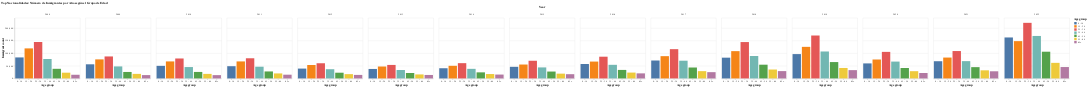

Notebook cell for this chart:
### Markdown cell above
**Distribución de Inmigrantes por Grupo de Edad según el Año**

### Code cell
# Filtrar, agrupar y sumar inmigrantes según año y grupo de edad
edad_por_año = df[(df['Age group'] != 'All') & (df['Sex'] != 'Both')].groupby(['Year', 'Age group'])['Immigrant count'].sum().reset_index()

# Graficar cantidad total de inmigrantes por grupo de edad en cada año
alt.Chart(edad_por_año, height = 250, width = 270).mark_bar()\
    .encode(
    x= alt.X('Age group:O', axis=alt.Axis(labelAngle=-360)),
    y='Immigrant count:Q',
    color='Age group:N',
    column='Year:N',
    tooltip=["Age group","Immigrant count"])\
    .properties(title="Top Nacionalidades: Número de Inmigrantes por Año según el Grupo de Edad")

### Figure 1 — Vega-Lite specification as saved in the notebook (floating-point values rounded to 4 significant figures)
{"config": {"view": {"continuousWidth": 300, "continuousHeight": 300}}, "data": {"name": "data-d207f93f591e77a039db0154d8fce111"}, "mark": {"type": "bar"}, "encoding": {"color": {"field": "Age group", "type": "nominal"}, "column": {"field": "Year", "type": "nominal"}, "tooltip": [{"field": "Age group", "type": "nominal"}, {"field": "Immigrant count", "type": "quantitative"}], "x": {"axis": {"labelAngle": -360}, "field": "Age group", "type": "ordinal"}, "y": {"field": "Immigrant count", "type": "quantitative"}}, "height": 250, "title": "Top Nacionalidades: Número de Inmigrantes por Año según el Grupo de Edad", "width": 270, "$schema": "https://vega.github.io/schema/vega-lite/v5.8.0.json", "datasets": {"data-d207f93f591e77a039db0154d8fce111": [{"Year": 2008, "Age group": "0 - 14", "Immigrant count": 83247}, {"Year": 2008, "Age group": "15 - 24", "Immigrant count": 119071}, {"Year": 2008, "Age group": "25 - 34", "Immigrant count": 144448}, {"Year": 2008, "Age group": "35 - 44", "Immigrant count": 77084}, {"Year": 2008, "Age group": "45 - 54", "Immigrant count": 38087}, {"Year": 2008, "Age group": "55 - 64", "Immigrant count": 22710}, {"Year": 2008, "Age group": "65+", "Immigrant count": 14473}, {"Year": 2009, "Age group": "0 - 14", "Immigrant count": 55943}, {"Year": 2009, "Age group": "15 - 24", "Immigrant count": 75457}, {"Year": 2009, "Age group": "25 - 34", "Immigrant count": 87115}, {"Year": 2009, "Age group": "35 - 44", "Immigrant count": 47564}, {"Year": 2009, "Age group": "45 - 54", "Immigrant count": 25579}, {"Year": 2009, "Age group": "55 - 64", "Immigrant count": 17978}, {"Year": 2009, "Age group": "65+", "Immigrant count": 13174}, {"Year": 2010, "Age group": "0 - 14", "Immigrant count": 49841}, {"Year": 2010, "Age group": "15 - 24", "Immigrant count": 67407}, {"Year": 2010, "Age group": "25 - 34", "Immigrant count": 79037}, {"Year": 2010, "Age group": "35 - 44", "Immigrant count": 45031}, {"Year": 2010, "Age group": "45 - 54", "Immigrant count": 25650}, {"Year": 2010, "Age group": "55 - 64", "Immigrant count": 17954}, {"Year": 2010, "Age group": "65+", "Immigrant count": 13012}, {"Year": 2011, "Age group": "0 - 14", "Immigrant count": 48425}, {"Year": 2011, "Age group": "15 - 24", "Immigrant count": 67397}, {"Year": 2011, "Age group": "25 - 34", "Immigrant count": 79897}, {"Year": 2011, "Age group": "35 - 44", "Immigrant count": 46468}, {"Year": 2011, "Age group": "45 - 54", "Immigrant count": 27627}, {"Year": 2011, "Age group": "55 - 64", "Immigrant count": 19761}, {"Year": 2011, "Age group": "65+", "Immigrant count": 14757}, {"Year": 2012, "Age group": "0 - 14", "Immigrant count": 38973}, {"Year": 2012, "Age group": "15 - 24", "Immigrant count": 53089}, {"Year": 2012, "Age group": "25 - 34", "Immigrant count": 60130}, {"Year": 2012, "Age group": "35 - 44", "Immigrant count": 36440}, {"Year": 2012, "Age group": "45 - 54", "Immigrant count": 22622}, {"Year": 2012, "Age group": "55 - 64", "Immigrant count": 16923}, {"Year": 2012, "Age group": "65+", "Immigrant count": 13882}, {"Year": 2013, "Age group": "0 - 14", "Immigrant count": 37502}, {"Year": 2013, "Age group": "15 - 24", "Immigrant count": 47199}, {"Year": 2013, "Age group": "25 - 34", "Immigrant count": 53484}, {"Year": 2013, "Age group": "35 - 44", "Immigrant count": 33430}, {"Year": 2013, "Age group": "45 - 54", "Immigrant count": 21497}, {"Year": 2013, "Age group": "55 - 64", "Immigrant count": 15764}, {"Year": 2013, "Age group": "65+", "Immigrant count": 13684}, {"Year": 2014, "Age group": "0 - 14", "Immigrant count": 40335}, {"Year": 2014, "Age group": "15 - 24", "Immigrant count": 50017}, {"Year": 2014, "Age group": "25 - 34", "Immigrant count": 60475}, {"Year": 2014, "Age group": "35 - 44", "Immigrant count": 37965}, {"Year": 2014, "Age group": "45 - 54", "Immigrant count": 24014}, {"Year": 2014, "Age group": "55 - 64", "Immigrant count": 17305}, {"Year": 2014, "Age group": "65+", "Immigrant count": 15258}, {"Year": 2015, "Age group": "0 - 14", "Immigrant count": 45977}, {"Year": 2015, "Age group": "15 - 24", "Immigrant count": 55063}, {"Year": 2015, "Age group": "25 - 34", "Immigrant count": 70029}, {"Year": 2015, "Age group": "35 - 44", "Immigrant count": 43639}, {"Year": 2015, "Age group": "45 - 54", "Immigrant count": 27209}, {"Year": 2015, "Age group": "55 - 64", "Immigrant count": 18891}, {"Year": 2015, "Age group": "65+", "Immigrant count": 16700}, {"Year": 2016, "Age group": "0 - 14", "Immigrant count": 57049}, {"Year": 2016, "Age group": "15 - 24", "Immigrant count": 66787}, {"Year": 2016, "Age group": "25 - 34", "Immigrant count": 86143}, {"Year": 2016, "Age group": "35 - 44", "Immigrant count": 53934}, {"Year": 2016, "Age group": "45 - 54", "Immigrant count": 33657}, {"Year": 2016, "Age group": "55 - 64", "Immigrant count": 23120}, {"Year": 2016, "Age group": "65+", "Immigrant count": 19991}, {"Year": 2017, "Age group": "0 - 14", "Immigrant count": 71018}, {"Year": 2017, "Age group": "15 - 24", "Immigrant count": 88279}, {"Year": 2017, "Age group": "25 - 34", "Immigrant count": 116001}, {"Year": 2017, "Age group": "35 - 44", "Immigrant count": 70249}, {"Year": 2017, "Age group": "45 - 54", "Immigrant count": 43264}, {"Year": 2017, "Age group": "55 - 64", "Immigrant count": 28766}, {"Year": 2017, "Age group": "65+", "Immigrant count": 24791}, {"Year": 2018, "Age group": "0 - 14", "Immigrant count": 82272}, {"Year": 2018, "Age group": "15 - 24", "Immigrant count": 108181}, {"Year": 2018, "Age group": "25 - 34", "Immigrant count": 144182}, {"Year": 2018, "Age group": "35 - 44", "Immigrant count": 88960}, {"Year": 2018, "Age group": "45 - 54", "Immigrant count": 54403}, {"Year": 2018, "Age group": "55 - 64", "Immigrant count": 35251}, {"Year": 2018, "Age group": "65+", "Immigrant count": 28978}, {"Year": 2019, "Age group": "0 - 14", "Immigrant count": 96467}, {"Year": 2019, "Age group": "15 - 24", "Immigrant count": 125189}, {"Year": 2019, "Age group": "25 - 34", "Immigrant count": 170179}, {"Year": 2019, "Age group": "35 - 44", "Immigrant count": 106803}, {"Year": 2019, "Age group": "45 - 54", "Immigrant count": 64828}, {"Year": 2019, "Age group": "55 - 64", "Immigrant count": 41463}, {"Year": 2019, "Age group": "65+", "Immigrant count": 32840}, {"Year": 2020, "Age group": "0 - 14", "Immigrant count": 59509}, {"Year": 2020, "Age group": "15 - 24", "Immigrant count": 75014}, {"Year": 2020, "Age group": "25 - 34", "Immigrant count": 105257}, {"Year": 2020, "Age group": "35 - 44", "Immigrant count": 66748}, {"Year": 2020, "Age group": "45 - 54", "Immigrant count": 41328}, {"Year": 2020, "Age group": "55 - 64", "Immigrant count": 28669}, {"Year": 2020, "Age group": "65+", "Immigrant count": 21508}, {"Year": 2021, "Age group": "0 - 14", "Immigrant count": 68164}, {"Year": 2021, "Age group": "15 - 24", "Immigrant count": 82709}, {"Year": 2021, "Age group": "25 - 34", "Immigrant count": 108552}, {"Year": 2021, "Age group": "35 - 44", "Immigrant count": 68518}, {"Year": 2021, "Age group": "45 - 54", "Immigrant count": 44672}, {"Year": 2021, "Age group": "55 - 64", "Immigrant count": 32083}, {"Year": 2021, "Age group": "65+", "Immigrant count": 28255}, {"Year": 2022, "Age group": "0 - 14", "Immigrant count": 162446}, {"Year": 2022, "Age group": "15 - 24", "Immigrant count": 147859}, {"Year": 2022, "Age group": "25 - 34", "Immigrant count": 220469}, {"Year": 2022, "Age group": "35 - 44", "Immigrant count": 168426}, {"Year": 2022, "Age group": "45 - 54", "Immigrant count": 105937}, {"Year": 2022, "Age group": "55 - 64", "Immigrant count": 61718}, {"Year": 2022, "Age group": "65+", "Immigrant count": 45108}]}}
